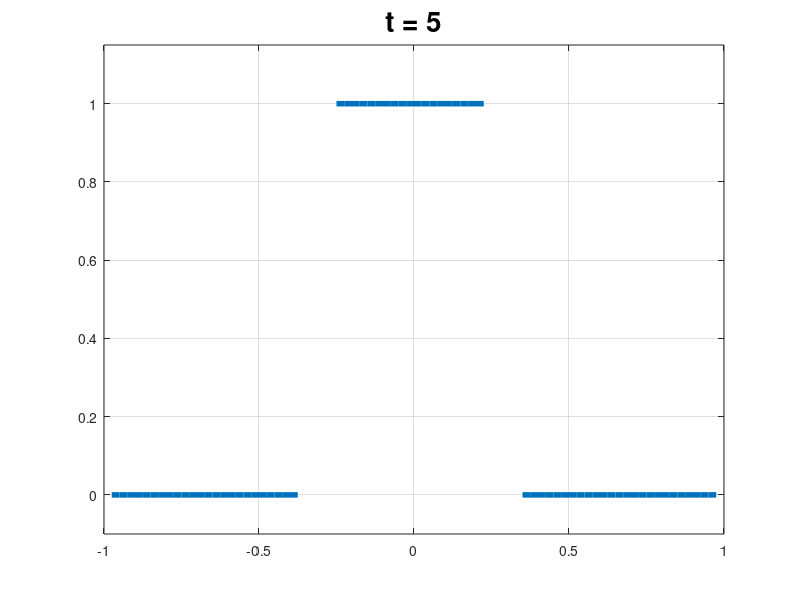

The MATLAB script that drew this image:
% Biharmonic diffusion: explicit solution of 4th-order
%    eqn  u_t = -u_xxxx,  u(-1) = u(1) = u'(-1) = u'(1) = 0.

% Grid, initial data, and plotting setup:
h = .025;
x = (-1+h:h:1-h)';
u = abs(x)<.3;
figure(1); clf;
plt = plot(x,u,'linewidth',4);
axis([-1 1 -.1 1.15]), grid
k = input('k? (e.g. 1e-8, 4e-8, 5e-8, 4.88e-8, 4.89e-8) '); 

% Sparse matrix for finite differencing:
N = length(x);
e = ones(N,1);
H = spdiags([-e  4*e  -6*e  4*e  -e], [-2 -1 0 1 2], N,N);
H = 1/h^4 * H;

k*eigs(H)

%% BCs
% to do perodic we would have various corner terms to fill in...
% Or here's a trick: build the Laplacian and square it
%L = spdiags([e  -2*e  e], [-1 0 1], N,N);
%L(1,end) = 1; L(end,1) = 1;
%L = 1/h^2 * L;
%H = L^2;


Tf = 1;
% adjust either final time or time-step to have integer steps
numsteps = ceil(Tf / k);
%k = Tf / numsteps
Tf = k*numsteps;

for n = 1:numsteps
  u = u + k*(H*u);
  t = n*k;
  % speed it up by only plotting every 100 steps
  %if mod(n,100) == 0
    set(plt,'ydata',u)
    title(['t = ' num2str(t)],'fontsize',20)
    drawnow
  %end
end

